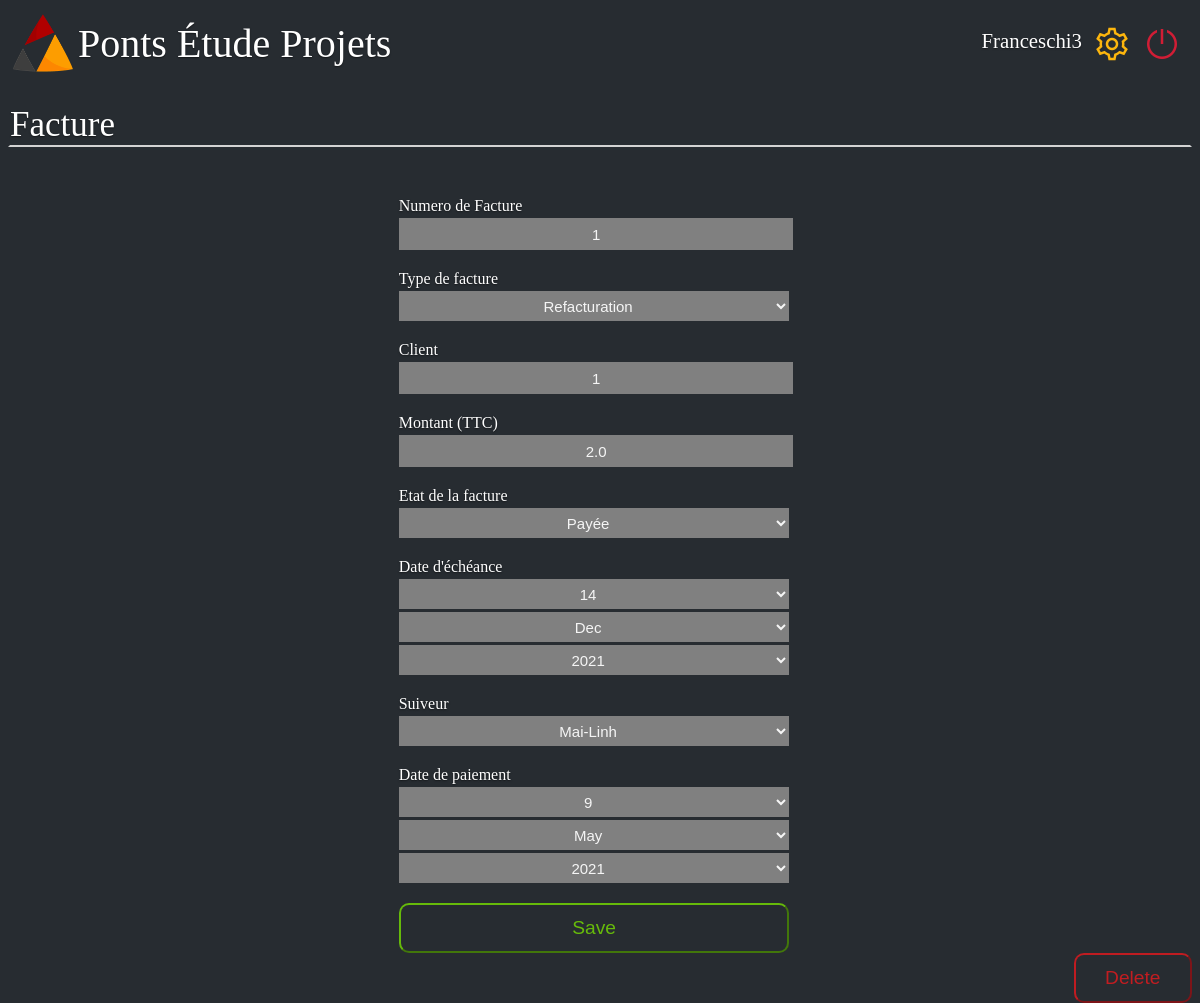
/tresoreie/Franceschi3/5/modify, run on the app's committed database.
### web/site.py (models this page shows, shortened)
class db_factures(db.Model):
    _id = db.Column("id", db.Integer, primary_key= True)
    numero = db.Column(db.String(100))
    Type = db.Column(db.String(100))
    client = db.Column(db.String(100))
    montant= db.Column(db.Float)
    etat = db.Column(db.String(100))
    date_echeance = db.Column(db.String(100))
    date_paiement = db.Column(db.String(100))
    suiveur = db.Column(db.String(100))
    retard = db.Column(db.Boolean)

### web/site.py (the view, shortened to what this page needs)
@app.route('/tresoreie/<name>/<int:id>/modify', methods=["GET","POST"])
def modify(name,id):
    facture = db_factures.query.get(id)
    date= facture.date_echeance
    if int(date[0:2])<10:
        taille_date=1
    else:
        taille_date=2
    jour_e = date[0:2]
    mois_e = date[taille_date+1:taille_date+4]
    annee_e = date[taille_date+5::]
    date= facture.date_paiement
    if "-" not in date:
        if int(date[0:2])<10:
            taille_date=1
        else:
            taille_date=2
        jour_p = date[0:2]
        mois_p = date[taille_date+1:taille_date+4]
        annee_p = date[taille_date+5::]
    else:
        jour_p= "-"
        mois_p= "-"
        annee_p= "-"
    return render_template('delete.html',name=name,facture=facture, jour_e=jour_e, mois_e=mois_e,annee_e=annee_e,jour_p=jour_p,mois_p=mois_p, annee_p=annee_p)

### web/templates/delete.html (shortened to what this page needs)
<!DOCTYPE html>
<html>
    <head>
        <link rel="stylesheet" href={{ url_for('static', filename='style_delete3.css') }}/>
    </head>
    <body>
        <div class="barre_principale">
            <div class="logo_junior">
                <a href="/home/{{name}}">
                    <img class= "logo_pep" src={{ url_for('static', filename='PEPLOGO.png') }}  alt= "Logo pep"/>
                    <div class="Junior">Ponts Étude Projets</div>
                </a>
            </div>
            <div>
                <nav>
                    <ul class="navbar-nav">
                        <li class="user_name"><a class="user" href="#">{{name}}</a></li>
                        <li class="nav-item"><a href="#"><img src={{ url_for('static', filename='settings.png') }} alt="bouton reglage" ></a></li>
                        <li class="nav-item"><a href='/login'><img src={{ url_for('static', filename='shutdown.png') }} alt="bouton shutdown" ></a></li>
                    </ul>
                </nav>
            </div>
        </div>
        <p class="titre">Facture</p>
        <form class="form-signin" method="post">
            <div class="facture">
                <div class="debut1">
                    <label for="input_numero">Numero de Facture</label>
                    <br>
                    <input name="_numero"  id="input_numero" class="form-numero" required="required" value = {{facture.numero}} />
                </div>
                <div class="form-label-group">
                    <label for="input_type">Type de facture </label>
                    <br>
                    <select name="_type"  id="input_type" class="form-mdp"  required="required" >
                        <option >{{facture.Type}}</option>
                    </select>
                </div>
                <div>
                    <label for="input_numero">Client</label>
                    <br>
                    <input name="_client" id="input_client" class="form-client"  required="required" value = {{facture.client}} />
                </div>
                <div>
                    <label for="input_numero">Montant (TTC)</label>
                    <br>
                    <input name="_montant" id="input_montant" class="form-montant"  required="required" value = {{facture.montant}} />
                </div>
                <div>
                    <label for="Etat">Etat de la facture</label>
                    <br>
                    <select name= "_etat" class="form-etat"  required="required" id="Etat">
                        <option>{{facture.etat}}</option>
                    </select>
                </div>
                <div class="date d'échéance">
                    <label for="date">Date d'échéance</label>
                    <br>
                    <select name="_date_j" id="date" class="form-jour" required="required">
                        <option>{{jour_e}}</option>
                    </select>
                    <select name="_date_m"  class="form-mois" required="required" >
                        <option>{{mois_e}}</option>
                    </select>
                    <select name="_date_y"  class="form-année" required="required" >
                        <option>{{annee_e}}</option><option>2020</option> <option>2021</option>
                    </select>
                </div>
                <div>
                    <label for="input_suiveur"> Suiveur </label>
                    <br>
                    <select name="_suiveur" id="input_suiveur" class="form-suiveur" required="required" >
                        <option>{{facture.suiveur}}</option>
                    </select>
                </div>
                <div class="date de paiement">
                    <label for="date">Date de paiement</label>
                    <br>
                    <select name="_date_j_p" id="date" class="form-jour" required="required">
                        <option>{{jour_p}}</option>
                    </select>
                    <select name="_date_m_p"  class="form-mois"  >
                        <option>{{mois_p}}</option>
                    </select>
                    <select name="_date_y_p"  class="form-année" >
                        <option>{{annee_p}}</option><option>2020</option> <option>2021</option>
                    </select>
                </div>
                <button class="valider" type="submit" >Save</button>
            </div>
        </form>
        <div><button onclick="window.location.href = '/tresoreie/{{name}}/{{facture._id}}/delete';" class="supprimer">Delete</button></div>
    </body>
</html>

### web/static/style_delete3.css (style rules this page uses)
html { height: 100%; width: 100%; background-color : #272C31; }
body { background-color : #272C31; height: 100%; background-color: transparent; color: white; text-shadow: 0 .05rem .1rem rgba(0, 0, 0, .5); }
.barre_principale { height: 60px; display: flex; justify-content: space-between; }
.logo_pep { width: 60px; height: 60px; }
ul { list-style-type: none; display:flex; text-decoration:none; }
.logo_pep { float: left; margin: 5px; }
.user_name { margin-top:5px ; }
.Junior { margin-top: 12px; display: flex; font-size: 250%; }
nav a { font-size: 1.3em; color: white; text-shadow: 0 .05rem .1rem rgba(0, 0, 0, .5); text-decoration: none; }
nav li { margin-right: 10px; }
a { text-decoration:none; color:white; display:flex; }
.titre { border: 2px ; border-style: solid; border-top-color: transparent; border-left-color: transparent; border-right-color: transparent; border-bottom-color: lightgrey; font-size:35px; }
.debut1 { margin-top: 50px; }
.form-numero { text-align: center; font-size: 15px; height: 30px; border: gray; background-color: gray; margin-left: 33%; width: 33%; color:whitesmoke; margin-bottom: 20px; margin-top: 3px; }
.form-mdp,.form-client,.form-montant,.form-etat, .form-suiveur { text-align: center; font-size: 15px; color:whitesmoke; margin-top: 3px; height: 30px; border: gray; background-color: gray; margin-left: 33%; width: 33%; margin-bottom: 20px; }
.form-jour,.form-mois,.form-année { text-align: center; font-size: 15px; color:whitesmoke; margin-top: 3px; height: 30px; border: gray; background-color: gray; margin-left: 33%; height: 30px; width: 33%; }
.form-année { margin-bottom: 20px; }
label { margin-left: 33%; }
.valider { margin-left: 33%; font-size: larger; border-radius: 10px; height: 50px; width: 33%; border-color:rgba(119, 223, 0, 0.797); background-color: transparent; color:rgba(119, 223, 0, 0.797); }
.supprimer { width: 10%; margin-left: 90%; font-size: larger; border-radius: 10px; height: 50px; border-color:rgba(232, 25, 29, 0.797); background-color: transparent; color:rgba(232, 25, 29, 0.797); }

### data on the page
db_factures: _numero "1", _type "Refacturation", _client "1", _montant "2.0", _etat "Payée", _suiveur "Mai-Linh"

### other printed values
{{ name }} "Franceschi3"
form field _date_j "14"
form field _date_m "Dec"
form field _date_y "2021"
form field _date_j_p "9"
form field _date_m_p "May"
form field _date_y_p "2021"
